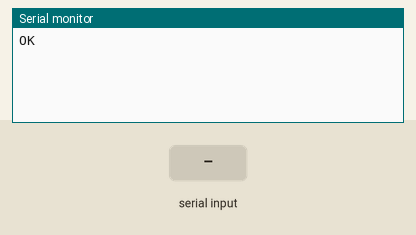
This sketch was run on a simulated Arduino Uno, built with avr-gcc and run on an emulated ATmega328P. Parts: the last lines printed to the serial monitor. Inputs (shaded band) come from the test bench. The modem accepts every AT command (registered, SIM ready, sends succeed) and sends nothing else.

Above: at 3.2 s.
3.3 s: "1" received over the second serial link
At 4.5 s:
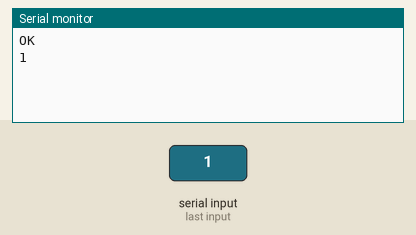
4.8 s: "0" received over the second serial link
At 5.9 s:
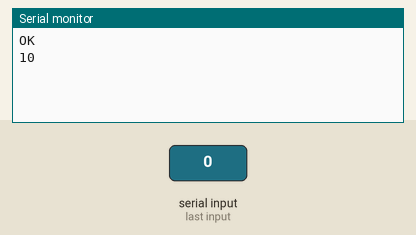

Measured:
- after the input at 3.3 s, the serial monitor: prints a new line at once (image 1)
- after the input at 4.8 s, the serial monitor: prints a new line at once (image 2)

The sketch:

sketch_jun09a.ino
```cpp
#include <SoftwareSerial.h>

// Configuration des broches pour la communication série avec le module SIM900a
SoftwareSerial sim900(8,7);  // RX, TX

void setup()
{
  // Ouvre la communication série avec une vitesse de bauds de 9600
  Serial.begin(9600);
  sim900.begin(9600);

  // Attendre que le module SIM900a s'initialise
  delay(2000);

  // Envoyer une commande AT pour vérifier la communication avec le module SIM900a
  sim900.println("AT");
}

void loop()
{
  if (sim900.available())
  {
    // Afficher les réponses du module SIM900a sur le moniteur série
    Serial.write(sim900.read());
  }

  if (Serial.available())
  {
    // Envoyer les commandes saisies sur le moniteur série vers le module SIM900a
    sim900.write(Serial.read());
  }
}
```
